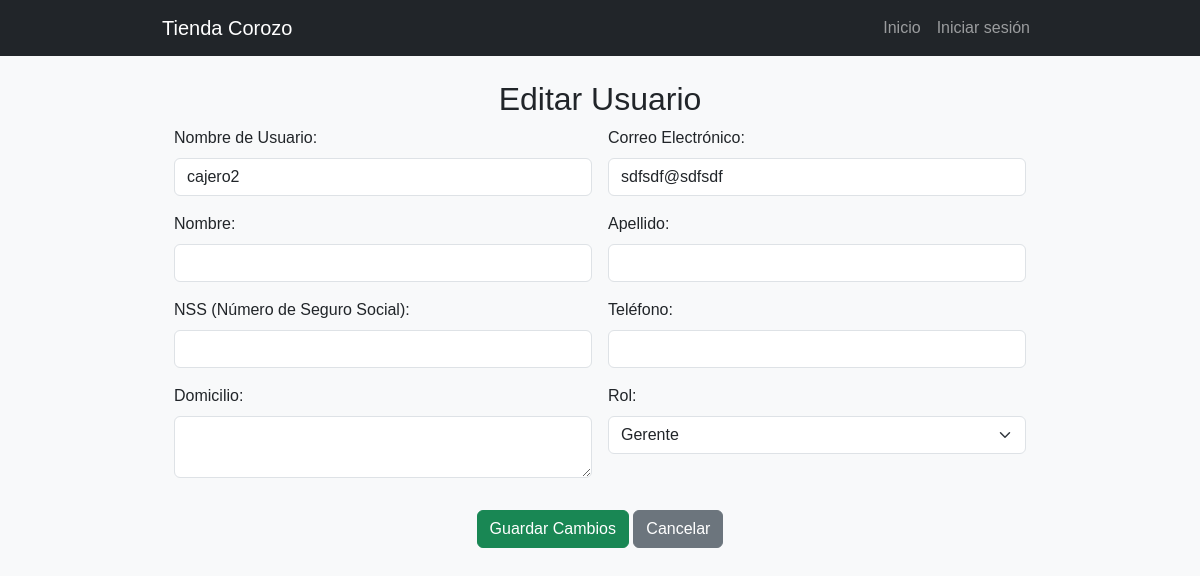
Screenshot of /dashboard/edit_user/4/ with the database file from the repository.
### tasks/models.py (models this page shows, shortened)
class Usuario(models.Model):
    user = models.OneToOneField(User, on_delete=models.CASCADE)  # Usa la tabla de Django
    rol = models.ForeignKey(Rol, on_delete=models.CASCADE)

class Rol(models.Model):
    nombre_rol = models.CharField(max_length=50, unique=True)

### tasks/views.py (the view, shortened to what this page needs)
# urls.py: path('dashboard/edit_user/<int:user_id>/', views.edit_user, name='edit_user'),  # ✅ Agregamos la URL faltante
def edit_user(request, user_id):
    usuario = get_object_or_404(Usuario, id=user_id)
    roles = Rol.objects.all()
    return render(request, 'edit_user.html', {'usuario': usuario, 'roles': roles})

### tasks/context_processors.py (called while the page is built)
def rol_usuario(request):
    if request.user.is_authenticated:
        try:
            return {'user_rol': request.user.usuario.rol.nombre_rol}
        except:
            return {'user_rol': None}
    return {'user_rol': None}

### tasks/templates/edit_user.html (shortened to what this page needs)
{% extends 'base.html' %}
{% load static %}
{% block content %}
<div class="container mt-4">
    <h2 class="text-center">Editar Usuario</h2>
    <form method="POST" class="row g-3">
        <div class="col-md-6">
            <label for="username" class="form-label">Nombre de Usuario:</label>
            <input type="text" name="username" id="username" class="form-control" value="{{ usuario.user.username }}" required>
        </div>
        <div class="col-md-6">
            <label for="correo" class="form-label">Correo Electrónico:</label>
            <input type="email" name="correo" id="correo" class="form-control" value="{{ usuario.user.email }}" required>
        </div>
        <div class="col-md-6">
            <label for="nombre" class="form-label">Nombre:</label>
            <input type="text" name="nombre" id="nombre" class="form-control" value="{{ usuario.nombre }}" required>
        </div>
        <div class="col-md-6">
            <label for="apellido" class="form-label">Apellido:</label>
            <input type="text" name="apellido" id="apellido" class="form-control" value="{{ usuario.apellido }}" required>
        </div>
        <div class="col-md-6">
            <label for="nss" class="form-label">NSS (Número de Seguro Social):</label>
            <input type="text" name="nss" id="nss" class="form-control" value="{{ usuario.nss }}" required>
        </div>
        <div class="col-md-6">
            <label for="telefono" class="form-label">Teléfono:</label>
            <input type="text" name="telefono" id="telefono" class="form-control" value="{{ usuario.telefono }}" required>
        </div>
        <div class="col-md-6">
            <label for="domicilio" class="form-label">Domicilio:</label>
            <textarea name="domicilio" id="domicilio" class="form-control" required>{{ usuario.domicilio }}</textarea>
        </div>
        <div class="col-md-6">
            <label for="rol" class="form-label">Rol:</label>
            <select name="rol" id="rol" class="form-select" required>
                {% for rol in roles %}
                    <option value="{{ rol.id }}" {% if usuario.rol.id == rol.id %}selected{% endif %}>{{ rol.nombre_rol }}</option>
                {% endfor %}
            </select>
        </div>
        <div class="col-12 text-center">
            <button type="submit" class="btn btn-success mt-3">Guardar Cambios</button>
            <a href="{% url 'admin_dashboard' %}" class="btn btn-secondary mt-3">Cancelar</a>
        </div>
    </form>
</div>
{% endblock %}

### tasks/static/css/base.css (style rules this page uses)
body { font-family: Arial, sans-serif; background-color: #f8f9fa; }
.container { max-width: 900px; margin: auto; }
.btn { font-size: 16px; }

### rows the page displays
Usuario: username "cajero2", correo "sdfsdf@sdfsdf", rol "Gerente"
